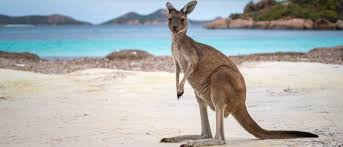
#> input picture query/query_kangaroo1.jpg, 343 x 147 px, given as the content of the folder /content/drive/MyDrive/Last Suffer/da phuong tien/video, which was not available
$ jupyter execute --allow-errors daphuongtien7_multi_rframe_pipeline.ipynb   (shell and % lines are left out)   (text cells are left out)
#> lines starting #> are read from the running program, lines starting #| are printed output that depends on the picture; after the words box and inside, x2 and y2 are one past the last pixel; in counts of white or black regions, pixels touching at a corner belong together; pictures that were not available may be replaced by others from this repository, and a replacement may not be noted
[cell 1]
import sys
# Install OpenCV library to read video properties

[cell 2]
from google.colab import drive

import cv2
import os
from IPython.display import Video
from rembg import remove
import numpy as np

[cell 3]
drive.mount('/content/drive')

[cell 4]
animals = os.listdir('/content/drive/MyDrive/Last Suffer/da phuong tien/video')
print(animals)

[cell 5]
video_path = '/content/drive/MyDrive/Last Suffer/da phuong tien/video'

[cell 6]
import os
from IPython.display import Video

# List all files and directories in the video_path
animals = os.listdir(video_path)
animals = [animal for animal in animals if not animal.startswith('Last Suffer')]
#> (the rest of this cell did not finish here and is left out)

[cell 7]
video_extensions = ('.mp4')
for animal in animals:

    sub_directory_path = os.path.join(video_path, animal)
    sub_directory_contents = os.listdir(sub_directory_path)

    for video in sub_directory_contents:
        full_video_path = os.path.join(sub_directory_path, video)

        cap = cv2.VideoCapture(full_video_path)
        if cap.isOpened():
            width = int(cap.get(cv2.CAP_PROP_FRAME_WIDTH))
            height = int(cap.get(cv2.CAP_PROP_FRAME_HEIGHT))
            fps = cap.get(cv2.CAP_PROP_FPS)
            print(f"Displaying video: {video} (Resolution: {width}x{height}, FPS: {fps:.2f})")
            cap.release()
        else:
            print(f"Could not open video file: {video}")

        # Display the video with a fixed width and height for consistent display size
        # display(Video(full_video_path, embed=True, height=360))

        break

[cell 8]
# def select_representative_frame(video_path, time_at_sec=1):
#     Bước 1: Trích xuất R-frame từ video tại thời điểm cố định

# def normalize_image(image, target_size=(1280, 720)):
#     Bước 2: Chuẩn hóa kích thước và tỷ lệ

# def segment_object_from_bg(image_bgr):
#     Bước 3: Tách nền dùng rembg (trả về RGBA để lấy mask từ kênh Alpha)

[cell 9]
# [116 lines left out: functions compute_histogram, hist_distance, select_representative_frames, not called in this run]

[cell 10]
# [37 lines left out: function normalize_image, not called in this run]

[cell 11]
def segment_object_from_bg(image_bgr):
    """Tách nền dùng rembg, có validate mask và fallback.

    FIX so với version cũ:
    - Kiểm tra mask có đủ vùng object không (>= 1% diện tích)
    - Nếu mask quá rỗng → thử lại với ảnh đã tăng contrast (CLAHE)
    - Log cảnh báo để biết ảnh nào bị segmentation lỗi

    Args:
        image_bgr: Ảnh BGR đầu vào (đã normalize).

    Returns:
        tuple: (rgba_image, is_valid)
            rgba_image: Ảnh RGBA đã tách nền.
            is_valid (bool): True nếu mask hợp lệ, False nếu mask nghi ngờ lỗi.
    """
    def _run_rembg(img_bgr):
        img_rgb = cv2.cvtColor(img_bgr, cv2.COLOR_BGR2RGB)
        return remove(img_rgb)

    # [4 lines left out: function _mask_coverage, not called in this run]

    MIN_COVERAGE = 0.01  # Ít nhất 1% diện tích phải là object

    # Lần 1: chạy rembg trực tiếp
    rgba = _run_rembg(image_bgr)
    coverage = _mask_coverage(rgba)

    if coverage >= MIN_COVERAGE:
        return rgba, True

    # Lần 2 (fallback): tăng contrast bằng CLAHE trước khi chạy lại
    print(f"    [WARN] Mask quá rỗng (coverage={coverage:.3f}), thử CLAHE fallback...")
    lab = cv2.cvtColor(image_bgr, cv2.COLOR_BGR2LAB)
    l, a, b = cv2.split(lab)
    clahe = cv2.createCLAHE(clipLimit=3.0, tileGridSize=(8, 8))
    lab_clahe = cv2.merge([clahe.apply(l), a, b])
    enhanced = cv2.cvtColor(lab_clahe, cv2.COLOR_LAB2BGR)

    rgba2 = _run_rembg(enhanced)
    coverage2 = _mask_coverage(rgba2)

    if coverage2 >= MIN_COVERAGE:
        print(f"    [OK] CLAHE fallback thành công (coverage={coverage2:.3f})")
        return rgba2, True

    # Vẫn thất bại → trả về nhưng đánh dấu invalid
    print(f"    [ERROR] Segmentation thất bại hoàn toàn (coverage={coverage2:.3f}), ảnh này sẽ bị loại!")
    return rgba2, False

[cell 12]
# [57 lines left out: function normalize_image_on_roi, not called in this run]

[cell 13]
import cv2
import numpy as np

def extract_color_features_128bin(rgba_image):
    """Trích xuất Color Moments (9D) + Quantized HSV Histogram (192D). Tổng: 201 chiều.

    FIX so với version cũ:
    - Hue (kênh H) dùng circular mean thay vì arithmetic mean → đúng với màu sắc
    - Tăng bin Hue từ 8 lên 12 (12×4×4=192) → phân biệt tốt hơn xanh lá vs xanh lam
    - Histogram KHÔNG bị normalize 2 lần (L1 normalize ở đây, KHÔNG MinMaxScale ở bước sau)
    - color_hist_len cập nhật = 12*4*4 = 192
    """
    mask = rgba_image[:, :, 3] > 0
    mask_uint8 = mask.astype(np.uint8)
    rgb_image = rgba_image[:, :, :3].copy()
    hsv_image = cv2.cvtColor(rgb_image, cv2.COLOR_RGB2HSV)

    object_pixels = hsv_image[mask]
    COLOR_HIST_BINS = [12, 4, 4]  # 12×4×4 = 192 bins
    n_hist = COLOR_HIST_BINS[0] * COLOR_HIST_BINS[1] * COLOR_HIST_BINS[2]

    if len(object_pixels) == 0:
        return [0.0] * (9 + n_hist)

    # --- PHẦN 1: COLOR MOMENTS (9 Chiều) ---
    moments = []
    for i in range(3):
        channel = object_pixels[:, i].astype(np.float32)

        if i == 0:
            # Kênh HUE là circular → dùng circular mean/std
            # Chuyển sang radian [0, 2π], tính circular stats, chuyển lại
            angles = channel / 180.0 * np.pi * 2  # H ∈ [0,180] → [0, 2π]
            sin_mean = np.mean(np.sin(angles))
            cos_mean = np.mean(np.cos(angles))
            circular_mean_rad = np.arctan2(sin_mean, cos_mean)
            mean_val = (circular_mean_rad % (2 * np.pi)) / (2 * np.pi) * 180  # trả về [0,180]
            # Circular std (Mardia's measure)
            R = np.sqrt(sin_mean**2 + cos_mean**2)
            std_val = np.sqrt(-2 * np.log(R + 1e-9)) / (2 * np.pi) * 180
            # Circular skewness
            diff = angles - circular_mean_rad
            diff = (diff + np.pi) % (2 * np.pi) - np.pi  # wrap to [-π, π]
            skew = np.mean(np.sin(2 * diff))
        else:
            mean_val = np.mean(channel)
            std_val  = np.std(channel)
            if std_val > 1e-6:
                skew = np.mean((channel - mean_val)**3) / (std_val**3)
            else:
                skew = 0.0

        moments.extend([float(mean_val), float(std_val), float(skew)])

    # --- PHẦN 2: 3D HISTOGRAM (12×4×4 = 192 Chiều) ---
    hist = cv2.calcHist(
        [hsv_image], [0, 1, 2], mask_uint8,
        COLOR_HIST_BINS,
        [0, 180, 0, 256, 0, 256]
    )
    # L1-normalize (probability density). KHÔNG scale thêm ở bước combine.
    hist_norm = cv2.normalize(hist, None, alpha=1, beta=0, norm_type=cv2.NORM_L1).flatten()

    return moments + hist_norm.tolist()

[cell 14]
from skimage.feature import local_binary_pattern
import cv2
import numpy as np

def extract_ulbp_features(rgba_image):
    """Trich xuat Uniform LBP (56D) lam dac trung texture.

    Mo ta:
    - LBP voi P=8 lang gieng, R=1 (ban kinh 1px)
    - Chi giu 56 patterns co cau truc: k=1..7 bit-1 lien tiep x 8 phep quay
      (loai bo all-zeros, all-ones, va patterns khong dong nhat)
    - Histogram 56D duoc L1-normalize tren vung object (theo mask alpha)
    - Ap dung tren kenh Value (V) cua HSV de bat bien voi mau sac

    Args:
        rgba_image (numpy.ndarray): Anh RGBA da tach nen.

    Returns:
        list: Vector 56 chieu da L1-normalize.
    """
    # -- Cat ROI tu bounding box cua mask alpha --
    mask_alpha = rgba_image[:, :, 3]
    coords = cv2.findNonZero(mask_alpha)
    if coords is None:
        return [0.0] * 56
    x, y, w, h = cv2.boundingRect(coords)
    if w == 0 or h == 0:
        return [0.0] * 56

    object_roi = rgba_image[y:y+h, x:x+w]
    target_size = (256, 256)
    normalized_roi = cv2.resize(object_roi, target_size, interpolation=cv2.INTER_AREA)

    # Dung kenh V (Value) cua HSV -- nhat quan voi Tamura cu
    hsv = cv2.cvtColor(normalized_roi[:, :, :3], cv2.COLOR_RGB2HSV)
    gray = hsv[:, :, 2]
    normalized_mask = normalized_roi[:, :, 3] > 0

    if not np.any(normalized_mask):
        return [0.0] * 56

    # -- Tinh LBP raw (method='default' -> gia tri 0-255) --
    lbp = local_binary_pattern(gray, P=8, R=1, method='default').astype(np.int32)

    # -- Xay dung lookup table: pattern 0-255 -> bin index 0-55 (hoac -1) --
    # Uniform pattern: so lan chuyen bit (0->1 hoac 1->0) trong chuoi tron <= 2
    # 56 bins = 7 nhom (k=1..7 bit-1) x 8 phep quay moi nhom
    def _count_transitions(n, P=8):
        bits = [(n >> i) & 1 for i in range(P)]
        return sum(1 for i in range(P) if bits[i] != bits[(i + 1) % P])

    lookup = np.full(256, -1, dtype=np.int32)
    bin_idx = 0
    for k in range(1, 8):          # k = 1..7 bit-1 lien tiep
        for pattern in range(256):
            if bin(pattern).count('1') == k and _count_transitions(pattern) == 2:
                lookup[pattern] = bin_idx
                bin_idx += 1
    # Kiem tra: bin_idx phai == 56

    # -- Tinh histogram 56D chi tren pixels trong mask --
    valid_lbp = lbp[normalized_mask]
    hist = np.zeros(56, dtype=np.float32)
    for val in valid_lbp:
        b = lookup[val]
        if b >= 0:
            hist[b] += 1

    # L1-normalize
    total = hist.sum()
    if total > 0:
        hist /= total

    return hist.tolist()

[cell 15]
def extract_shape_features(rgba_image):
    """
    Trích xuất 7 đặc trưng hình dạng Hu Moments từ mặt nạ vật thể.

    Chiến lược: Sử dụng kênh Alpha để lấy hình dáng (silhouette) của con vật.
    Đặc trưng này bất biến với tịnh tiến, xoay và đặc biệt là TỶ LỆ (Scale).

    Args:
        rgba_image (numpy.ndarray): Ảnh RGBA đã tách nền.

    Returns:
        list: Vector 7 chiều Hu Moments đã được chuẩn hóa qua Log Scale.
    """
    # 1. Lấy kênh Alpha làm mặt nạ nhị phân (Binary Mask)
    # Đây là bước quan trọng nhất để lấy hình dáng thuần túy
    mask = rgba_image[:, :, 3]

    # Kiểm tra nếu mask trống (không có vật thể)
    if np.sum(mask) == 0:
        return [0.0] * 7

    # 2. Tính toán các Moment cơ bản (Moments)
    # Moments mô tả sự phân bố pixel trong không gian 2D
    moments = cv2.moments(mask)

    # 3. Tính toán 7 chỉ số Hu Moments
    # Các chỉ số này được kết hợp từ moments cơ bản để đạt tính bất biến
    hu_moments = cv2.HuMoments(moments).flatten()

    # 4. Chuẩn hóa Log Scale (Log Transformation)
    # Vì Hu Moments có biên độ rất nhỏ (ví dụ 10^-10), ta cần lấy log
    # Công thức: h_i = -sign(h_i) * log10(abs(h_i))
    hu_log = []
    for h in hu_moments:
        if h != 0:
            # Dùng trị tuyệt đối để lấy log, sau đó trả lại dấu
            val = -np.sign(h) * np.log10(np.abs(h))
        else:
            val = 0.0
        hu_log.append(float(val))

    return hu_log

[cell 16]
from skimage.feature import hog as skimage_hog
import cv2
import numpy as np

def extract_hog_features_raw(rgba_image):
    """Trích xuất HOG features thô (576D) từ vùng object.

    Cấu hình:
    - Crop ROI theo bounding box của mask alpha, resize về 64×64
    - HOG: orientations=9, pixels_per_cell=(8,8), cells_per_block=(1,1)
    - Kết quả: 8×8 cells × 9 orientations = 576D
    - Áp dụng trên kênh Grayscale; sẽ được giảm chiều bằng PCA → 64D sau.

    Args:
        rgba_image (numpy.ndarray): Ảnh RGBA đã tách nền.

    Returns:
        numpy.ndarray: Vector 576 chiều (float32), toàn 0 nếu mask rỗng.
    """
    HOG_DIM = 576

    mask_alpha = rgba_image[:, :, 3]
    coords = cv2.findNonZero(mask_alpha)
    if coords is None:
        return np.zeros(HOG_DIM, dtype=np.float32)
    x, y, w, h = cv2.boundingRect(coords)
    if w == 0 or h == 0:
        return np.zeros(HOG_DIM, dtype=np.float32)

    object_roi = rgba_image[y:y+h, x:x+w]

    # Resize ROI về 64×64 để đảm bảo đúng 576D
    roi_resized = cv2.resize(object_roi[:, :, :3], (64, 64), interpolation=cv2.INTER_AREA)

    # Chuyển sang Grayscale (nhất quán với LBP)
    gray = cv2.cvtColor(roi_resized, cv2.COLOR_RGB2GRAY)

    # HOG: 8×8 cells (grid 8×8), 1×1 block, 9 orientations → 576D
    hog_feat = skimage_hog(
        gray,
        orientations=9,
        pixels_per_cell=(8, 8),
        cells_per_block=(1, 1),
        block_norm='L2-Hys',
        feature_vector=True
    )
    return hog_feat.astype(np.float32)

[cell 17]
import os
import cv2

# Pipeline đa r-frame: select_representative_frames → segment → normalize_image_on_roi
# Lưu vào folder 'multi_r_frames'; tên file gồm cả frame index để phân biệt
multi_r_frames_dir = os.path.join(video_path, 'multi_r_frames')
os.makedirs(multi_r_frames_dir, exist_ok=True)

# r_frames_dir trỏ về folder mới → các cell feature extraction bên dưới tự động dùng
r_frames_dir = multi_r_frames_dir

failed_segmentations = []
total_saved = 0

for animal in animals:
    sub_directory_path = os.path.join(video_path, animal)
    if not os.path.isdir(sub_directory_path):
        continue

    sub_directory_contents = os.listdir(sub_directory_path)
    print(f"\nProcessing animal category: {animal}")

    for video_name in sub_directory_contents:
        if video_name.endswith(video_extensions):
            full_video_path = os.path.join(sub_directory_path, video_name)
            video_stem      = os.path.splitext(video_name)[0]
            print(f"  - Processing {video_name}...")

            # Bước 1: Chọn tối đa max_k=5 r-frames (chiến lược Avg-Histogram Anchor)
            r_frames_bgr = select_representative_frames(full_video_path, max_k=5)

            if not r_frames_bgr:
                print(f"    -> Could not extract any frame: {video_name}")
                failed_segmentations.append(f"{animal}/{video_name} [no frame]")
                continue

            saved_this_video = 0
            for frame_idx, r_frame_bgr in enumerate(r_frames_bgr):
                # Bước 2: Segment trực tiếp trên ảnh gốc
                segmented_rgba, is_valid = segment_object_from_bg(r_frame_bgr)

                if not is_valid:
                    print(f"    -> SKIPPED frame {frame_idx} (segmentation failed): {video_name}")
                    failed_segmentations.append(f"{animal}/{video_name} [frame {frame_idx} seg fail]")
                    continue

                # Bước 3: Crop ROI + normalize về 512×512
                final_rgba = normalize_image_on_roi(segmented_rgba, target_size=(512, 512))

                if final_rgba is None:
                    print(f"    -> SKIPPED frame {frame_idx} (ROI crop lỗi): {video_name}")
                    failed_segmentations.append(f"{animal}/{video_name} [frame {frame_idx} roi fail]")
                    continue

                # Lưu: tên file gồm frame index để phân biệt các r-frame cùng video
                save_filename = f"r_frame_{animal}_{video_stem}_f{frame_idx:02d}.png"
                save_path     = os.path.join(multi_r_frames_dir, save_filename)
                final_bgra    = cv2.cvtColor(final_rgba, cv2.COLOR_RGBA2BGRA)
                cv2.imwrite(save_path, final_bgra)
                print(f"    -> Saved: {save_filename}")
                saved_this_video += 1
                total_saved += 1

            if saved_this_video == 0:
                print(f"    -> WARNING: Không lưu được frame nào cho video {video_name}")

if failed_segmentations:
    print(f"\n[SUMMARY] {len(failed_segmentations)} frame(s) bị bỏ qua:")
    for f in failed_segmentations:
        print(f"  - {f}")
else:
    print("\n[SUMMARY] Tất cả video được xử lý thành công!")

print(f"\n[INFO] Tổng r-frames đã lưu: {total_saved}")
print(f"[INFO] Multi r-frames lưu tại: {multi_r_frames_dir}")

[cell 18]
# r_frames_dir trỏ vào 'multi_r_frames' (set ở pipeline cell 4.1)
multi_r_frames_dir = os.path.join(video_path, 'multi_r_frames')
os.makedirs(multi_r_frames_dir, exist_ok=True)
r_frames_dir = multi_r_frames_dir
feature_output_file = os.path.join(r_frames_dir, 'r_frame_color_features.txt')

with open(feature_output_file, 'w') as f:
    r_frame_files = [f_name for f_name in os.listdir(r_frames_dir) if f_name.endswith(('.png', '.jpg', '.jpeg'))]

    print(f"Extracting color features from {len(r_frame_files)} r-frames...")
    for r_frame_name in sorted(r_frame_files):
        full_r_frame_path = os.path.join(r_frames_dir, r_frame_name)
        img_bgra = cv2.imread(full_r_frame_path, cv2.IMREAD_UNCHANGED)
#> img_bgra is the input picture: shape (147, 343, 3); mean B, G, R 172.7, 174.2, 171.9

        if img_bgra is None:
            print(f"  -> Warning: Could not load image {r_frame_name}")
            continue

        if img_bgra.shape[2] == 4:
            img_rgba = cv2.cvtColor(img_bgra, cv2.COLOR_BGRA2RGBA)
        else:
            img_rgba = cv2.cvtColor(img_bgra, cv2.COLOR_BGR2RGBA)
            alpha_channel = np.ones(img_rgba.shape[:2], dtype=np.uint8) * 255
            img_rgba = cv2.merge([img_rgba[:,:,0], img_rgba[:,:,1], img_rgba[:,:,2], alpha_channel])

        features = extract_color_features_128bin(img_rgba)
#> the loop in extract_color_features_128bin, `for i in range(3):` made 3 passes
#> (sin_mean, cos_mean, circular_mean_rad, mean_val, R, std_val, skew) on pass 1: (0.207, 0.36, 0.521, 14.94, 0.416, 37.97, -0.0962)
#> after the loop in extract_color_features_128bin, `for i in range(3):`: moments = [14.94, 37.97, -0.0962, 50.22, 38.73, 1.05, 188.7, 51.68, -1.08]
#> in extract_color_features_128bin, `hist_norm = cv2.normalize(hist, None, alpha=1, beta=0, norm_type=cv2.N..`: hist_norm = 192 values, max 0.229 at index 19, min 0 at index 11, mean 0.00521
#> features = 201 values, max 188.7 at index 6, min -1.08 at index 8, mean 1.91
        f.write(f"{r_frame_name}: {features}\n")
    print(f"Feature extraction complete. Results saved to: {feature_output_file}")

[cell 19]
import matplotlib.pyplot as plt
import seaborn as sns
import numpy as np
from sklearn.decomposition import PCA
from sklearn.manifold import TSNE # Import t-SNE
import re # For regular expressions

# Define the path to the feature file
# r_frames_dir đã được set trong pipeline cell → trỏ vào 'multi_r_frames'
feature_output_file = os.path.join(r_frames_dir, 'r_frame_color_features.txt')

# Initialize lists to store data
image_names = []
features_list = []
animal_categories = []

# Read the feature file and parse data
try:
    with open(feature_output_file, 'r') as f:
        for line in f:
            parts = line.strip().split(': ', 1)
            if len(parts) == 2:
                name = parts[0]
                features_str = parts[1]

                # Extract animal category from image name (e.g., r_frame_panda_panda2.png -> panda)
                match = re.search(r'r_frame_([a-zA-Z]+)_', name)
                if match:
                    animal = match.group(1)
                else:
                    animal = 'unknown'

                # Convert feature string to a list of floats
                try:
                    features = eval(features_str) # Using eval for parsing list string, be cautious with untrusted input
                    if isinstance(features, list):
                        image_names.append(name)
                        features_list.append(features)
                        animal_categories.append(animal)
                    else:
                        print(f"Warning: Features for {name} are not a list. Skipping.")
                except (SyntaxError, NameError) as e:
                    print(f"Error parsing features for {name}: {e}. Skipping.")
except FileNotFoundError:
    print(f"Error: Feature file not found at {feature_output_file}")
    exit()

# Convert features list to a numpy array
#> (the rest of this cell did not finish here and is left out)

[cell 20]
import plotly.express as px

# Visualize the t-SNE results with Plotly for interactivity
#> (the rest of this cell did not finish here and is left out)

[cell 21]
texture_feature_output_file = os.path.join(r_frames_dir, 'r_frame_texture_features.txt')

with open(texture_feature_output_file, 'w') as f:
    print(f"Extracting texture features from {len(r_frame_files)} r-frames...")
    for r_frame_name in sorted(r_frame_files):
        full_r_frame_path = os.path.join(r_frames_dir, r_frame_name)

        # Load the image (saved as BGRA)
        img_bgra = cv2.imread(full_r_frame_path, cv2.IMREAD_UNCHANGED)

        if img_bgra is None:
            print(f"  -> Warning: Could not load image {r_frame_name}")
            continue

        # Ensure the image has 4 channels (BGRA) and convert to RGBA for extract_ulbp_features
        if img_bgra.shape[2] == 4:
            img_rgba = cv2.cvtColor(img_bgra, cv2.COLOR_BGRA2RGBA)
        else:
            img_rgba = cv2.cvtColor(img_bgra, cv2.COLOR_BGR2RGBA)
            alpha_channel = np.ones(img_rgba.shape[:2], dtype=np.uint8) * 255
            img_rgba = cv2.merge([img_rgba[:,:,0], img_rgba[:,:,1], img_rgba[:,:,2], alpha_channel])

        # Extract texture features
        features = extract_ulbp_features(img_rgba)
#> in extract_ulbp_features, `coords = cv2.findNonZero(mask_alpha)`: coords = contour of 50421 points, box (x1, y1, x2, y2) (0, 0, 343, 147), area 0
#> in extract_ulbp_features, `x, y, w, h = cv2.boundingRect(coords)`: x = 0; w = 343; h = 147
#> in extract_ulbp_features, `normalized_roi = cv2.resize(object_roi, target_size, interpolation=cv2..`:
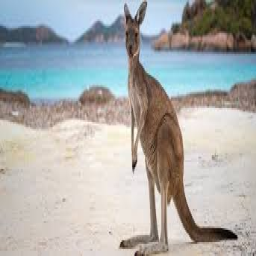
#> normalized_roi: shape (256, 256, 4); mean R, G, B, A 171.8, 174.1, 172.6, 255
#> in extract_ulbp_features, `gray = hsv[:, :, 2]`:
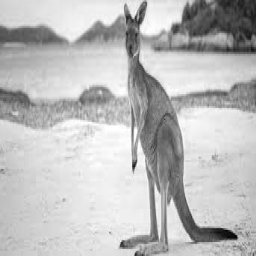
#> gray: shape (256, 256); min 4, max 255, mean 188.7
#> in extract_ulbp_features, `lbp = local_binary_pattern(gray, P=8, R=1, method='default').astype(np..`:
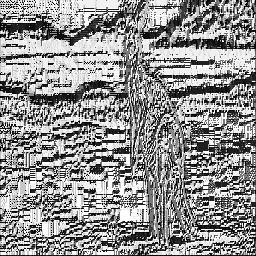
#> lbp: shape (256, 256) int32; min 0, max 255, mean 145.4
#> (the rest of the program and of its run is left out)
